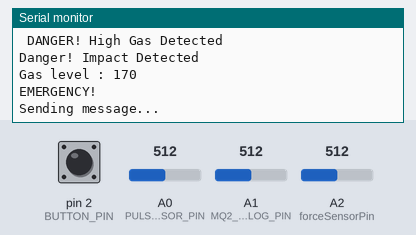
The sketch below on a simulated Arduino Uno, built with avr-gcc and run on an emulated ATmega328P. On the bench: the last lines printed to the serial monitor. The inputs (shaded band) are chosen by the test bench; at power-on: A1 (MQ2_ANALOG_PIN) = 512, pin 2 (BUTTON_PIN) HIGH, A0 (PULSE_SENSOR_PIN) = 512, A2 (forceSensorPin) = 512. Random numbers use the default seed unless the sketch sets one; no radio packets arrive unless stated; the modem accepts every AT command (registered, SIM ready, sends succeed) and sends nothing else.

Above: at 12.8 s.
12.9 s: A1 (MQ2_ANALOG_PIN) set to 373
At 14.2 s:
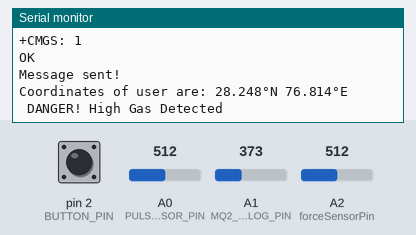
14.4 s: A1 (MQ2_ANALOG_PIN) set to 362
At 17.4 s:
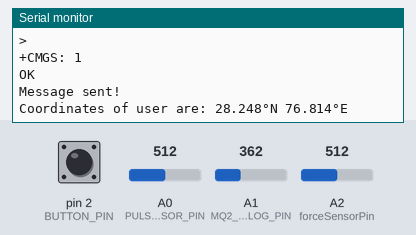

Measured:
- the behaviour switches between 363 and 362 on A1 (MQ2_ANALOG_PIN) (found by bisection; images 1 and 2)
- after the input at 14.4 s, the serial monitor: prints a new line after 0.14 s (image 2)

The sketch:

Sender.ino
```cpp
#include <RH_ASK.h>
#include <SoftwareSerial.h>
#include <SPI.h>

// Constants for Pulse Sensor
const int PULSE_SENSOR_PIN = A0;  // Analog PIN where the PulseSensor is connected
const int LED_PIN = 13;            // On-board LED PIN
const int THRESHOLD = 550;         // Threshold for detecting a heartbeat
const unsigned long SAMPLE_INTERVAL = 10;
const int forceSensorPin = A2;// Sampling interval in milliseconds

// Constants for MQ2 Gas Sensor
const int MQ2_ANALOG_PIN = A1;

// Constants for Push Button
const int BUTTON_PIN = 2; // Pin connected to the push button

// GSM module configuration
#define GSM_TX_PIN 4 // Change this to the pin number you want to use for TX
#define GSM_RX_PIN 5 // Change this to the pin number you want to use for RX
#define GSM_BAUD_RATE 9600 // GSM module baud rate

SoftwareSerial gsmSerial(GSM_TX_PIN, GSM_RX_PIN); // RX, TX

RH_ASK driver;

unsigned long lastSampleTime = 0;
unsigned long lastBeatTime = 0;
unsigned long beatsPerMinute;
bool beatDetected = false;

void setup() {
  Serial.begin(9600); // Initialize Serial Monitor

  // Initialize RH_ASK driver
  if (!driver.init())
    Serial.println("RH_ASK init failed");

  // Set MQ2 sensor pin mode
  pinMode(MQ2_ANALOG_PIN, INPUT);

  // Set up push button pin
  pinMode(BUTTON_PIN, INPUT_PULLUP);

  // Initialize GSM module
  gsmSerial.begin(GSM_BAUD_RATE);
  delay(1000);
  gsmSerial.println("AT"); // Check if GSM module is responding
  delay(1000);
  gsmSerial.println("AT+CMGF=1"); // Set SMS mode to text
}

void loop() {
  int forcesensorValue1 = analogRead(forceSensorPin);
  // Pulse Sensor Code
  if(forcesensorValue1 >400){
    Serial.println("Danger! Impact Detected");
  }
  unsigned long currentTime = millis();
  // Sample the pulse sensor
  if (currentTime - lastSampleTime >= SAMPLE_INTERVAL) {
    int pulseSensorValue = analogRead(PULSE_SENSOR_PIN);
    if (pulseSensorValue > THRESHOLD) {
      if (!beatDetected) {
        beatDetected = true;
        // Generate random BPM between 65 and 100
        beatsPerMinute = random(65, 101);
        lastBeatTime = currentTime;
      }
    } else {
      beatDetected = false;
    }
    lastSampleTime = currentTime;
  }

  // Output BPM
  if (beatDetected) {
    if ((beatsPerMinute ) > 120) {
      Serial.print("BPM: ");
      Serial.println(beatsPerMinute );
      Serial.println("High BPM! Need Attention");
    } else {
      Serial.print("BPM: ");
      Serial.println(beatsPerMinute );
    }
  }
  // MQ2 Gas Sensor Code
  int sensorValue = analogRead(MQ2_ANALOG_PIN);
  Serial.print("Gas level : ");
  Serial.println(sensorValue/3);

  if (digitalRead(BUTTON_PIN) == HIGH) {
    Serial.println("EMERGENCY!");
    sendMessage("+919000283611", "Emergency! Please check the user.");
  }
  Serial.println("Coordinates of user are: 28.248°N 76.814°E");
  if ((sensorValue/3) > 70&& (sensorValue/3) <90){
        Serial.println("Low Gas Level");
  }
  else if ((sensorValue/3) > 90&& (sensorValue/3) <120 ) {
    Serial.println("Medium Gas Level");
  } else if((sensorValue/3)>120) {
    Serial.println(" DANGER! High Gas Detected");
  }

  // Adjust delay for faster output
  delay(1000); // Adjust delay as needed
}

void sendMessage(String number, String message) {
  Serial.println("Sending message...");

  // Set the recipient's phone number
  gsmSerial.print("AT+CMGS=\"");
  gsmSerial.print(number);
  gsmSerial.println("\"");
  delay(1000);

  // Send the message
  gsmSerial.print(message);

  // End message transmission
  gsmSerial.write(0x1A); // Equivalent to Ctrl+Z
  delay(1000);

  // Print response from GSM module
  while(gsmSerial.available()) {
    Serial.write(gsmSerial.read());
  }

  Serial.println("\nMessage sent!");
}
```
